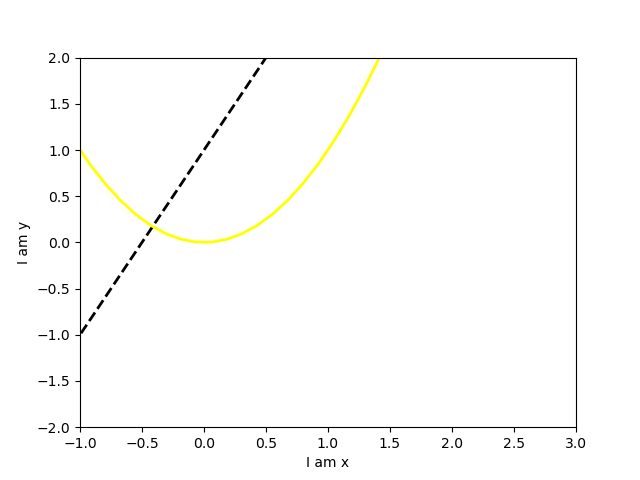

Python code for this plot:
import matplotlib.pyplot as plt
import  numpy as np

x = np.linspace(-3,3,50)
y1 = 2*x+1
y2 = x**2

plt.figure()
plt.plot(x,y1,color = 'black',linewidth = 2.0,linestyle = '--')
plt.plot(x,y2,color = 'yellow',linewidth = 2.0,linestyle = '-')
plt.xlim(-1,3)          #设置x轴的范围
plt.ylim(-2,2)         #设置y轴的范围
plt.xlabel('I am x')     #描述x轴和y轴
plt.ylabel('I am y')
plt.show()
